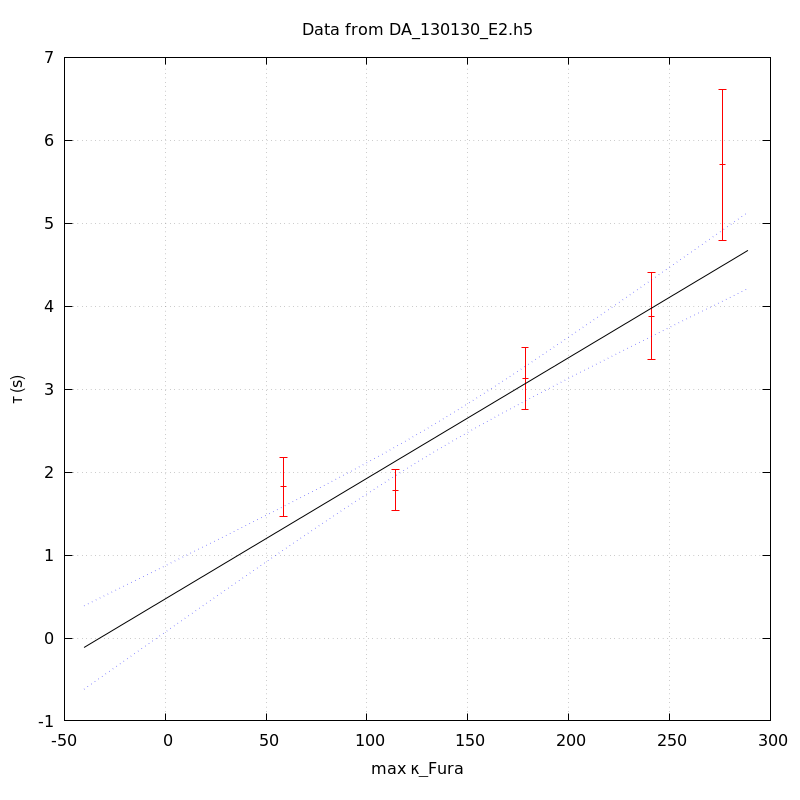

gnuplot code for this plot:
unset key
set grid
set ylabel 'τ (s)'
set xlabel 'max κ_Fura' noenhanced
set title 'Data from DA_130130_E2.h5' noenhanced
set xrange [-1000<*:*]
plot 'DA_130130_E2_aba_tau_vs_max_kappa' index 0 using 1:2:(1.96*$3) linecolor rgb 'red' with yerrorbars,\
'' index 1 using 1:2 with lines linecolor rgb 'black',\
'' index 1 using 1:3 with lines linecolor rgb 'blue' lt 'dotted',\
'' index 1 using 1:4 with lines linecolor rgb 'blue' lt 'dotted'
